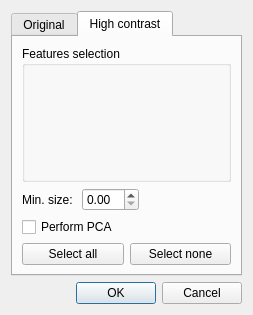
<?xml version="1.0" encoding="UTF-8"?>
<ui version="4.0">
 <class>Dialog</class>
 <widget class="QDialog" name="Dialog">
  <property name="geometry">
   <rect>
    <x>0</x>
    <y>0</y>
    <width>253</width>
    <height>315</height>
   </rect>
  </property>
  <property name="sizePolicy">
   <sizepolicy hsizetype="Expanding" vsizetype="Expanding">
    <horstretch>0</horstretch>
    <verstretch>0</verstretch>
   </sizepolicy>
  </property>
  <property name="windowTitle">
   <string>Dialog</string>
  </property>
  <layout class="QVBoxLayout" name="verticalLayout">
   <item>
    <widget class="QTabWidget" name="tabWidget">
     <property name="sizePolicy">
      <sizepolicy hsizetype="Expanding" vsizetype="Expanding">
       <horstretch>0</horstretch>
       <verstretch>0</verstretch>
      </sizepolicy>
     </property>
     <property name="currentIndex">
      <number>1</number>
     </property>
     <widget class="QWidget" name="tab">
      <attribute name="title">
       <string>Original</string>
      </attribute>
      <layout class="QVBoxLayout" name="verticalLayout_2">
       <item>
        <widget class="QGroupBox" name="groupBox">
         <property name="sizePolicy">
          <sizepolicy hsizetype="Expanding" vsizetype="Expanding">
           <horstretch>0</horstretch>
           <verstretch>0</verstretch>
          </sizepolicy>
         </property>
         <property name="title">
          <string>Features selection</string>
         </property>
         <layout class="QHBoxLayout" name="horizontalLayout_7">
          <property name="spacing">
           <number>3</number>
          </property>
          <item>
           <layout class="QVBoxLayout" name="verticalLayout_7"/>
          </item>
          <item>
           <layout class="QVBoxLayout" name="verticalLayout_6"/>
          </item>
         </layout>
        </widget>
       </item>
       <item>
        <layout class="QHBoxLayout" name="horizontalLayout_3">
         <item>
          <widget class="QLabel" name="label_2">
           <property name="text">
            <string>Min. size: </string>
           </property>
           <property name="alignment">
            <set>Qt::AlignRight|Qt::AlignTrailing|Qt::AlignVCenter</set>
           </property>
          </widget>
         </item>
         <item>
          <widget class="QDoubleSpinBox" name="doubleSpinBox_2">
           <property name="maximumSize">
            <size>
             <width>85</width>
             <height>16777215</height>
            </size>
           </property>
          </widget>
         </item>
         <item>
          <spacer name="horizontalSpacer_2">
           <property name="orientation">
            <enum>Qt::Horizontal</enum>
           </property>
           <property name="sizeHint" stdset="0">
            <size>
             <width>40</width>
             <height>20</height>
            </size>
           </property>
          </spacer>
         </item>
        </layout>
       </item>
       <item>
        <widget class="QCheckBox" name="PCA_checkBox">
         <property name="text">
          <string>Perform PCA</string>
         </property>
        </widget>
       </item>
       <item>
        <layout class="QHBoxLayout" name="horizontalLayout_4">
         <item>
          <widget class="QPushButton" name="selectAllPushButton_2">
           <property name="text">
            <string>Select all</string>
           </property>
          </widget>
         </item>
         <item>
          <widget class="QPushButton" name="selectNonePushButton_2">
           <property name="text">
            <string>Select none</string>
           </property>
          </widget>
         </item>
        </layout>
       </item>
      </layout>
     </widget>
     <widget class="QWidget" name="tab_2">
      <attribute name="title">
       <string>High contrast</string>
      </attribute>
      <layout class="QVBoxLayout" name="verticalLayout_3">
       <item>
        <widget class="QGroupBox" name="groupBox2">
         <property name="sizePolicy">
          <sizepolicy hsizetype="Preferred" vsizetype="Preferred">
           <horstretch>0</horstretch>
           <verstretch>0</verstretch>
          </sizepolicy>
         </property>
         <property name="title">
          <string>Features selection</string>
         </property>
         <layout class="QHBoxLayout" name="horizontalLayout_8">
          <property name="spacing">
           <number>3</number>
          </property>
          <item>
           <layout class="QVBoxLayout" name="verticalLayout_9"/>
          </item>
          <item>
           <layout class="QVBoxLayout" name="verticalLayout_8"/>
          </item>
         </layout>
        </widget>
       </item>
       <item>
        <layout class="QHBoxLayout" name="horizontalLayout_2">
         <item>
          <widget class="QLabel" name="label">
           <property name="text">
            <string>Min. size: </string>
           </property>
           <property name="alignment">
            <set>Qt::AlignRight|Qt::AlignTrailing|Qt::AlignVCenter</set>
           </property>
          </widget>
         </item>
         <item>
          <widget class="QDoubleSpinBox" name="doubleSpinBox">
           <property name="maximumSize">
            <size>
             <width>85</width>
             <height>16777215</height>
            </size>
           </property>
          </widget>
         </item>
         <item>
          <spacer name="horizontalSpacer">
           <property name="orientation">
            <enum>Qt::Horizontal</enum>
           </property>
           <property name="sizeHint" stdset="0">
            <size>
             <width>40</width>
             <height>20</height>
            </size>
           </property>
          </spacer>
         </item>
        </layout>
       </item>
       <item>
        <widget class="QCheckBox" name="PCA_checkBox2">
         <property name="text">
          <string>Perform PCA</string>
         </property>
        </widget>
       </item>
       <item>
        <layout class="QHBoxLayout" name="horizontalLayout">
         <item>
          <widget class="QPushButton" name="selectAllPushButton2">
           <property name="styleSheet">
            <string notr="true"/>
           </property>
           <property name="text">
            <string>Select all</string>
           </property>
          </widget>
         </item>
         <item>
          <widget class="QPushButton" name="selectNonePushButton2">
           <property name="text">
            <string>Select none</string>
           </property>
          </widget>
         </item>
        </layout>
       </item>
      </layout>
     </widget>
    </widget>
   </item>
   <item>
    <widget class="QDialogButtonBox" name="buttonBox">
     <property name="orientation">
      <enum>Qt::Horizontal</enum>
     </property>
     <property name="standardButtons">
      <set>QDialogButtonBox::Cancel|QDialogButtonBox::Ok</set>
     </property>
    </widget>
   </item>
  </layout>
 </widget>
 <resources/>
 <connections>
  <connection>
   <sender>buttonBox</sender>
   <signal>accepted()</signal>
   <receiver>Dialog</receiver>
   <slot>accept()</slot>
   <hints>
    <hint type="sourcelabel">
     <x>248</x>
     <y>254</y>
    </hint>
    <hint type="destinationlabel">
     <x>157</x>
     <y>274</y>
    </hint>
   </hints>
  </connection>
  <connection>
   <sender>buttonBox</sender>
   <signal>rejected()</signal>
   <receiver>Dialog</receiver>
   <slot>reject()</slot>
   <hints>
    <hint type="sourcelabel">
     <x>316</x>
     <y>260</y>
    </hint>
    <hint type="destinationlabel">
     <x>286</x>
     <y>274</y>
    </hint>
   </hints>
  </connection>
 </connections>
</ui>
